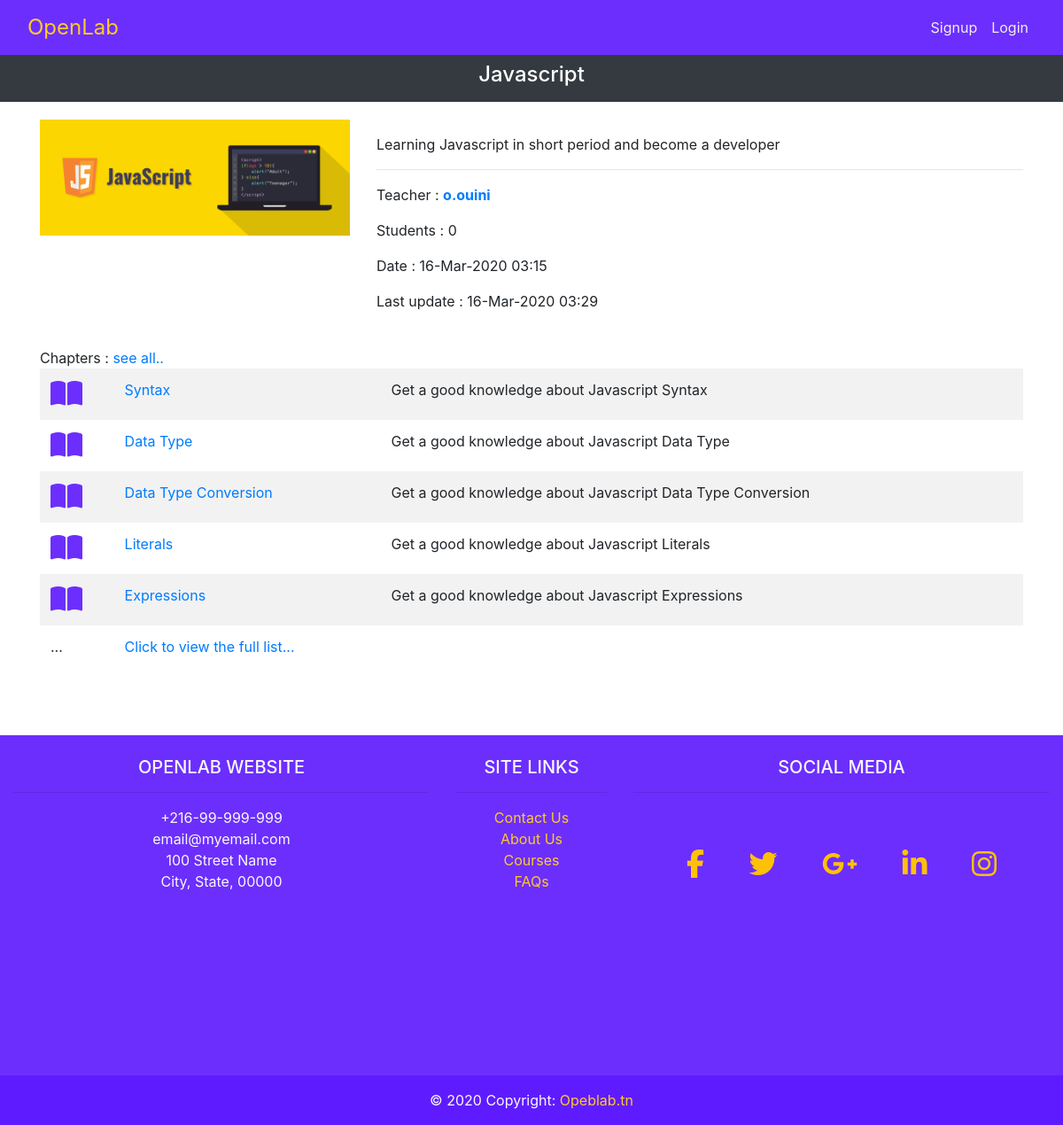
Page /courses/javascript/ on the committed database.
### courses/models.py (models this page shows, shortened)
class Course(models.Model):
	slug 		= models.SlugField(unique=True)
	name 		= models.CharField(max_length=50)
	detail 		= models.CharField(max_length=250, verbose_name='About the course')
	thumbnail 	= models.ImageField(upload_to='courses/thumbnails/', null=True)
	teacher 	= models.ForeignKey(Teacher, on_delete=models.CASCADE)
	students 	= models.ManyToManyField(Student, related_name='students_to_course')
	created_date 		= models.DateTimeField(auto_now_add=True)
	last_update_date 	= models.DateTimeField(auto_now=True)
	def get_thumbnail_url(self):
		if self.thumbnail:
			return self.thumbnail.url
		else:
			return '/media/courses/thumbnails/default.jpg'

class Chapter(models.Model):
	slug 		= models.SlugField()
	name 		= models.CharField(max_length=20)
	detail 		= models.CharField(max_length=250, verbose_name='About the chapter')
	index 		= models.IntegerField(default=1, null=False)
	content 	= RichTextUploadingField(null=True)
	course 		= models.ForeignKey(Course, on_delete=models.CASCADE)
	created_date		= models.DateTimeField(auto_now_add=True)
	last_update_date 	= models.DateTimeField(auto_now=True)

### users/models.py (models this page shows, shortened)
class Teacher(models.Model):
	user = models.OneToOneField(User, on_delete=models.CASCADE, primary_key=True, unique=True)

class User(AbstractUser):
	is_student = models.BooleanField(default=False)
	is_teacher = models.BooleanField(default=False)
	email = models.EmailField('email address', unique=True)
	username = models.CharField(max_length=30, unique=False)
	picture = models.ImageField(upload_to='users/pictures/', null=True)
	USERNAME_FIELD = 'email'
	REQUIRED_FIELDS = []
	def get_shortname(self):
		return f'{self.first_name[0:1]}.{self.last_name}'

### courses/views.py (the view)
# urls.py: path('', views.course_detail, name='detail'),
def course_detail(request, course_slug):
	course = get_object_or_404(Course, slug=course_slug)
	chapter_list = course.chapter_set.all()
	context = {
		'title': course.name,
		'course': course,
		'owner': course.teacher.user_id == request.user.id,
		'chapter_list': chapter_list,
	}
	return render(request, 'courses/course_detail.html', context)

### courses/templates/courses/course_detail.html (shortened to what this page needs)
{% extends "base.html" %}
{% block sub_nav %}
<div class="py-2 text-center bg-dark text-white">
	<h4>
	{{ course.name }}
	</h4>
</div>
{% endblock sub_nav %}
{% block content %}
<div class="container">
<div class="row">
	<div class="col-md-4 text-center">
		<img class="img-fluid" src="{{ course.get_thumbnail_url }}">
	</div>
	<div class="col-md-8 mt-3">
		<p>
			{{ course.detail }}
		</p>
		<hr>
		<p>Teacher :
			<a href="{% url 'teacher_profile' course.teacher.user.id %}"
				class='{% if user.is_teacher and course.teacher.user == user %}text-danger{% endif %}'>
				<strong>
				{{ course.teacher.user.get_shortname }}
				</strong>
			</a>
		</p>
		<p>Students : {{ course.students.count }}</p>
		<p>Date : {{ course.created_date|date:'d-M-Y h:i' }}</p>
		<p>Last update : {{ course.last_update_date|date:'d-M-Y h:i' }}</p>
	</div>
	<div class="col-12 mt-4">
		Chapters : <a href="{% url 'courses:chapter_list' course.slug %}">see all..</a>
		{% if chapter_list %}
			<table class="table table-borderless table-striped ">
				<tbody>
					{% for chapter in chapter_list|slice:':5' %}
						{% url 'courses:chapter:detail' course.slug chapter.slug as detail_url%}
						<tr onclick="location.href='{{ detail_url }}'" style="cursor: pointer;">
							<td><i class="fas fa-book-open fa-2x ol-text-primary"></i></td>
							<td>
								<a href="{{ detail_url }}">
									{{ chapter.name }}
								</a>
							</td>
							<td class="d-none d-lg-block">{{ chapter.detail }}</td>
							<td>
							</td>
						</tr>
					{% endfor %}
					{% if chapter_list.count > 5 %}
						<tr onclick="location.href='{% url 'courses:chapter_list' course.slug %}'" style="cursor: pointer;">
							<td>...</td>
							<td>
								<a href="{% url 'courses:chapter_list' course.slug %}">
									Click to view the full list...
								</a>
							</td>
							<td></td>
							<td></td>
						</tr>
					{% endif %}
				</tbody>
			</table>
		{% else %}
			<p class="text-danger">No chapters, yet.</p>
		{% endif %}
	</div>
</div>
</div>
{% endblock content %}

### templates/base.html (shortened to what this page needs)
{% load static %}
<!doctype html>
<html lang="en">
<head>
	<link rel="stylesheet" href="https://stackpath.bootstrapcdn.com/bootstrap/4.4.1/css/bootstrap.min.css">
</head>
<body>
{% block father_container %}
	<link rel="stylesheet" href="{% static 'css/style.css' %}">
	<nav class="navbar navbar-primary navbar-expand-md ol-bg-primary sticky-top">
		<div class="container-fluid">
			<div>
				<a href="{% url 'home' %}" class="navbar-brand ol-brand">OpenLab</a>
			</div>
			<div class="collapse navbar-collapse" id="nav-data">
				<ul class="navbar-nav navbar-right">
					{% if user.is_authenticated %}
						{% if user.is_student %}
						{% elif user.is_teacher %}
							<li class="nav-item">
								<a href="{% url 'courses:my_courses' %}" class="nav-link {{ my_courses_active }}">
									My courses
									<i class="fas fa-book-open"></i>
								</a>
							</li>
						{% endif %}
						<li class="nav-item">
							<a href="{% url 'logout' %}" class="nav-link">
								Logout
								<i class="fas fa-sign-out-alt"></i>
							</a>
						</li>
						<div class="dropdown dropleft d-none d-md-block">
							<button class="rounded-circle p-0 ml-3"
									style="background:none; outline:none; border:none; width: 38; height: 38;"
									data-toggle="dropdown" aria-haspopup="true" aria-expanded="false">
								<img src="{{ user.get_picture_url }}" alt="Profile" class="rounded-circle" width="38" height="38">
							</button>
							<div class="dropdown-menu mt-5" style="width: 256px" aria-labelledby="dropdownMenuButton">
								<div class="text-center">
									<img src="{{ user.get_picture_url }}" alt="Profile" class="rounded-circle" width="128">
								</div>
								<hr>
								<a class="dropdown-item" href="{% url 'profile' %}">Edit profile</a>
								<a class="dropdown-item" href="{% url 'change_password' %}">Change password</a>
								<a class="dropdown-item disabled" href="#">Settings</a>
							</div>
						</div>
					{% else %}
						<li class="nav-item">
							<a href="{% url 'signup' %}" class="nav-link">Signup</a>
						</li>
						<li class="nav-item">
							<a href="{% url 'login' %}" class="nav-link">Login</a>
						</li>
					{% endif %}
				</ul>
			</div>
		</div>
	</nav>
	<div>
		{% block sub_nav %}
		{% endblock sub_nav %}
	</div>
	<div id="openlab-content-container">
		{% block content %}
		{% endblock content %}
	</div>
	<footer class="footer-page font-small ol-bg-primary pt-4 text-light">
		<div class="container-fluid text-center text-md-left">
			<div class="row">
				<div class="col-md-5 mt-md-0 mt-3 text-center">
					<h5 class="text-uppercase">Openlab website</h5>
					<hr class="d-none d-md-block">
					<p class="d-none d-md-block">
						+216-99-999-999
						<br>
						email@myemail.com
						<br>
						100 Street Name
						<br>
						City, State, 00000
					</p>
				</div>
				<div class="col-md-2 mb-md-0 mb-3 text-center">
					<h5 class="text-uppercase">site links</h5>
					<hr class="d-none d-md-block">
					<ul class="list-unstyled ol-footer-links-ul">
						<li>
							<a href="{% url 'contact' %}">Contact Us</a>
						</li>
						<li>
							<a href="{% url 'about' %}">About Us</a>
						</li>
						<li>
							<a href="{% url 'courses:list' %}">Courses</a>
						</li>
						<li>
							<a href="#">FAQs</a>
						</li>
					</ul>
				</div>
				<div class="col-md-5 mb-3 text-center">
					<h5 class="d-none d-md-block text-uppercase">Social Media</h5>
					<hr class="d-none d-md-block pb-5">
					<a href="#" class="text-warning fb-ic mx-2 col-1">
						<i class="fab fa-facebook-f fa-2x"></i>
					</a>
					<a href="#" class="text-warning tw-ic mx-2 col-1">
						<i class="fab fa-twitter fa-2x"></i>
					</a>
					<a href="#" class="text-warning gplus-ic mx-2 col-1">
						<i class="fab fa-google-plus-g fa-2x"></i>
					</a>
					<a href="#" class="text-warning li-ic mx-2 col-1">
						<i class="fab fa-linkedin-in fa-2x"></i>
					</a>
					<a href="#" class="text-warning ins-ic mx-2 col-1">
						<i class="fab fa-instagram fa-2x"></i>
					</a>
				</div>
			</div>
		</div>
		<div class="footer-copyright text-center py-3">
			 © 2020 Copyright:
			<span href="{% url 'home' %}" style="color: #ffca28;"> Opeblab.tn</span>
		</div>
	</footer>
{% endblock father_container %}
</body>
</html>

### static/css/style.css (style rules this page uses)
html { position: relative; min-height: 100%; }
body { margin-bottom: 500px; }
footer { position: absolute; left: 0; bottom: 0; height: 440px; width: 100%; overflow:hidden; }
.footer-copyright { background-color: #5f1bff; position: absolute; width: 100%; bottom: 0; }
nav a { color: #efefef; }
#openlab-content-container { margin-top: 20px; }
.ol-brand { color: #ffca28; font-size: 24px; }
.ol-bg-primary { background-color: #6c2efd; outline-color: #6c2efd; border-color: #6c2efd; }
.ol-text-primary { color: #6c2efd; }
.ol-footer-links-ul a { color: #ffca28; }

### rows in the picture
Course: name "Javascript", get_thumbnail_url (picture), detail "Learning Javascript in short period and become a developer", teacher.user.get_shortname "o.ouini", students.count "0", created_date "16-Mar-2020 03:15", last_update_date "16-Mar-2020 03:29"
Chapter: name "Syntax", detail "Get a good knowledge about Javascript Syntax"
Chapter: name "Data Type", detail "Get a good knowledge about Javascript Data Type"
Chapter: name "Data Type Conversion", detail "Get a good knowledge about Javascript Data Type Conversion"
Chapter: name "Literals", detail "Get a good knowledge about Javascript Literals"
Chapter: name "Expressions", detail "Get a good knowledge about Javascript Expressions"
